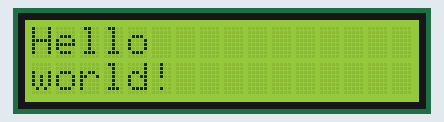
Simulated run of this program. Board: Raspberry Pi (BCM pin numbers). Parts: 16×2 character LCD. At 10.1 s the program stops and its outputs stay as they are.

Above: at 0.1 s.
At 5.1 s:
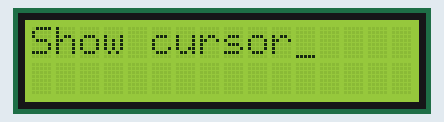

The program:

lcd.py
```python
import time

import Adafruit_CharLCD as LCD


# Raspberry Pi pin configuration:
lcd_rs        = 25#= 22  # Note this might need to be changed to 21 for older revision Pi's.
lcd_en        = 24#= 18
lcd_d4        = 23#= 16
lcd_d5        = 17#= 12
lcd_d6        = 18#= 13
lcd_d7        = 22#= 15
lcd_backlight = 2


# Define LCD column and row size for 16x2 LCD.
lcd_columns = 16
lcd_rows    = 2

# Initialize the LCD using the pins above.
lcd = LCD.Adafruit_CharLCD(lcd_rs, lcd_en, lcd_d4, lcd_d5, lcd_d6, lcd_d7,
                           lcd_columns, lcd_rows, lcd_backlight)

# Print a two line message
lcd.message('Hello\nworld!')

# Wait 5 seconds
time.sleep(5.0)

# Demo showing the cursor.
lcd.clear()
lcd.show_cursor(True)
lcd.message('Show cursor')

time.sleep(5.0)

lcd.clear()
```

Measured:
- what the display in image 1 shows lasts 5.0 s, from 5.1 s to 10.1 s
